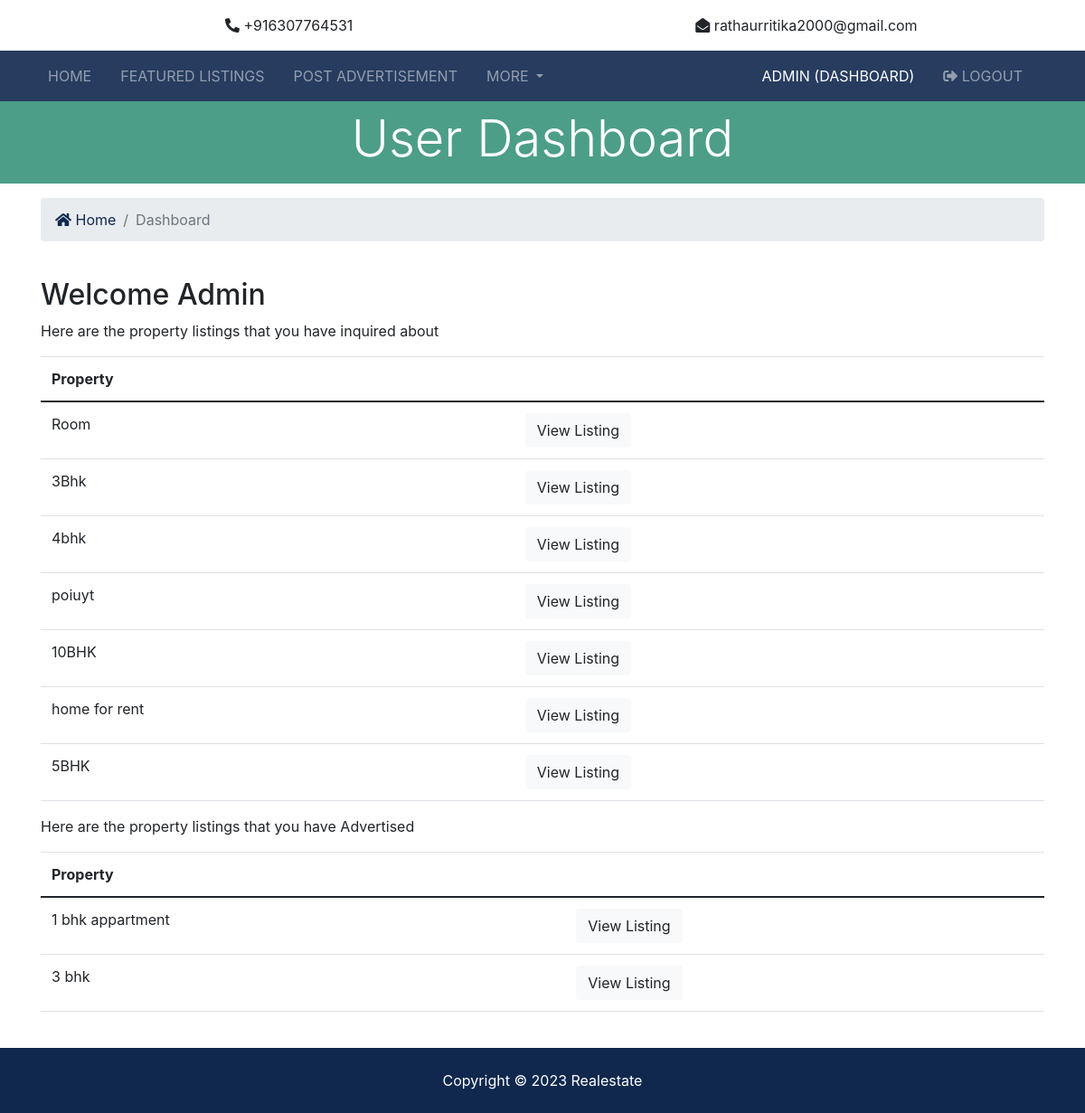
The app's page /accounts/dashboard (signed in) with its own data.
### contacts/models.py (models this page shows)
class Contact(models.Model):
  listing = models.CharField(max_length=200)
  listing_id = models.IntegerField()
  name = models.CharField(max_length=200)
  email = models.CharField(max_length=100)
  phone = models.CharField(max_length=100)
  message = models.TextField(blank=True)
  contact_date = models.DateTimeField(default=datetime.now, blank=True)
  user_id = models.IntegerField(blank=True)
  def __str__(self):
    return self.name

### listings/models.py (models this page shows)
class Listing(models.Model):
  realtor = models.ForeignKey(Realtor, on_delete=models.DO_NOTHING)
  title = models.CharField(max_length=200)
  intention=models.CharField(max_length=4,default="Sale")
  address = models.CharField(max_length=200)
  city = models.CharField(max_length=100)
  state = models.CharField(max_length=100)
  zipcode = models.CharField(max_length=20)
  description = models.CharField(max_length=200)
  price = models.IntegerField()
  bedrooms = models.IntegerField()
  bathrooms = models.DecimalField(max_digits=2, decimal_places=1)
  garage = models.IntegerField(default=0)
  sqft = models.IntegerField()
  lot_size = models.IntegerField(default=0)
  photo_main = models.ImageField(upload_to='photos/%Y/%m/%d/')
  photo_1 = models.ImageField(upload_to='photos/%Y/%m/%d/', blank=True)
  photo_2 = models.ImageField(upload_to='photos/%Y/%m/%d/', blank=True)
  photo_3 = models.ImageField(upload_to='photos/%Y/%m/%d/', blank=True)
  photo_4 = models.ImageField(upload_to='photos/%Y/%m/%d/', blank=True)
  photo_5 = models.ImageField(upload_to='photos/%Y/%m/%d/', blank=True)
  photo_6 = models.ImageField(upload_to='photos/%Y/%m/%d/', blank=True)
  is_published = models.BooleanField(default=True)
  list_date = models.DateTimeField(default=datetime.now, blank=True)
  user_id = models.CharField(max_length=200)
  def __str__(self):
    return self.title

### accounts/views.py (the view)
# urls.py: path('dashboard', views.dashboard, name='dashboard')
def dashboard(request):
  user_contacts = Contact.objects.order_by('-contact_date').filter(user_id=request.user.id)
  user_lis=Listing.objects.order_by('-list_date').filter(user_id=request.user.username)
  print(request.user.username)
  context = {
    'contacts': user_contacts,
    'user_lis':user_lis
  }
  print(context)
  return render(request, 'accounts/dashboard.html', context)

### templates/accounts/dashboard.html (shortened to what this page needs)
{% extends 'base.html' %}
{% block content %}
<section id="showcase-inner" class="py-2 text-white" style="min-height: 55px !important;">
    <div class="container">
      <div class="row text-center">
        <div class="col-md-12">
          <h1 class="display-4">User Dashboard</h1>
        </div>
      </div>
    </div>
  </section>
  <section id="bc" class="mt-3">
    <div class="container">
      <nav aria-label="breadcrumb">
        <ol class="breadcrumb">
          <li class="breadcrumb-item">
            <a href="{% url 'index' %}">
              <i class="fas fa-home"></i> Home</a>
          </li>
          <li class="breadcrumb-item active"> Dashboard</li>
        </ol>
      </nav>
    </div>
  </section>
  <section id="dashboard" class="py-4">
    <div class="container">
      <div class="row">
        <div class="col-md-12">
          <h2>Welcome {{ user }}</h2>
          {% if contacts %}
            <p>Here are the property listings that you have inquired about</p>
            <table class="table">
              <thead>
                <tr>
                  <th scope="col">Property</th>
                  <th></th>
                </tr>
              </thead>
              <tbody>
                {% for contact in contacts %}
                  <tr>
                    <td>{{ contact.listing }}</td>
                    <td>
                      <a class="btn btn-light" href="{% url 'listing' contact.listing_id %}">View Listing</a>
                    </td>
                  </tr>
                {% endfor %}
              </tbody>
            </table>
          {% else %}
            <p>You have not made any inquiries</p>
          {% endif %}
        </div>
      </div>
    </div>
    <div class="container">
      <div class="row">
        <div class="col-md-12">
          {% if user_lis %}
            <p>Here are the property listings that you have Advertised</p>
            <table class="table">
              <thead>
                <tr>
                  <th scope="col">Property</th>
                  <th></th>
                </tr>
              </thead>
              <tbody>
                {% for lis in user_lis %}
                  <tr>
                    <td>{{ lis.title }}</td>
                    <td>
                      <a class="btn btn-light" href="{% url 'listing' lis.id %}">View Listing</a>
                    </td>
                  </tr>
                {% endfor %}
              </tbody>
            </table>
          {% else %}
            <p>You have not made any Posts</p>
          {% endif %}
        </div>
      </div>
    </div>
  </section>
  {% endblock %}

### templates/partials/_navbar.html (shortened to what this page needs)
{% load static %}
<nav class="navbar navbar-expand-lg navbar-dark bg-primary sticky-top">
    <div class="container">
      <div class="collapse navbar-collapse" id="navbarNavAltMarkup">
        <ul class="navbar-nav">
          <li
            {% if '/' == request.path %}
              class="nav-item active mr-3"
            {% else %}
              class="nav-item mr-3"
            {% endif %}
          >
            <a class="nav-link" href="{% url 'index' %}">Home</a>
          </li>
          <li
            {% if "/listings/" == request.path %}
              class="nav-item active mr-3"
            {% else %}
              class="nav-item mr-3"
            {% endif %}
          >
            <a class="nav-link" href="{% url 'listings' %}">Featured Listings</a>
          </li>
          {% if user.is_authenticated %}
          <li
          {% if 'postlisting' in request.path %}
            class="nav-item active mr-3"
          {% else %}
            class="nav-item mr-3"
          {% endif %}
        >
          <a class="nav-link" href="{% url 'postlisting' %}">Post Advertisement</a>
        </li>
        {% endif %}
          <li class="nav-item dropdown">
            <a class="nav-link dropdown-toggle" href="#" id="navbarDropdown" role="button" data-bs-toggle="dropdown" aria-expanded="false">
              More
            </a>
          </li>
        </ul>
        <ul class="navbar-nav ml-auto">
          {% if user.is_authenticated %}
            <li
            {% if 'dashboard' in request.path %}
              class="nav-item active mr-3"
            {% else %}
              class="nav-item mr-3"
            {% endif %}
            >
              <a class="nav-link" href="{% url 'dashboard' %}">
               {{ user.username }}
                (Dashboard)</a>
            </li>
            <li class="nav-item mr-3">
              <a href="javascript:{document.getElementById('logout').submit()}" class="nav-link">
                <i class="fas fa-sign-out-alt"></i> Logout
              </a>
            </li>
          {% endif %}
        </ul>
      </div>
    </div>
  </nav>

### realestate/static/css/all.css (style rules this page uses)
.fa, .fas, .far, .fal, .fab { -moz-osx-font-smoothing: grayscale; -webkit-font-smoothing: antialiased; display: inline-block; font-style: normal; font-variant: normal; text-rendering: auto; line-height: 1; }
.fa-home:before { content: "\f015"; }
.fa-sign-out-alt:before { content: "\f2f5"; }
.fa, .fas { font-family: 'Font Awesome 5 Free'; font-weight: 900; }

### realestate/static/css/style.css (style rules this page uses)
.navbar { opacity: 0.9; text-transform: uppercase; }
#showcase-inner { background: url(../img/building.jpg) no-repeat top center fixed/cover; position: relative; overflow: hidden; min-height: 200px; }
#showcase-inner::before { content: ''; position: absolute; top: 0; left: 0; min-height: 100%; width: 100%; background: rgba(32, 134, 107, 0.8); }

### records on screen
Contact: listing "Room"
Contact: listing "3Bhk"
Contact: listing "4bhk"
Contact: listing "poiuyt"
Contact: listing "10BHK"
Contact: listing "home for rent"
Contact: listing "5BHK"
Listing: title "1 bhk appartment"
Listing: title "3 bhk"

### other values on screen
{{ user.username }} "ADMIN"
{{ user }} "Admin"
